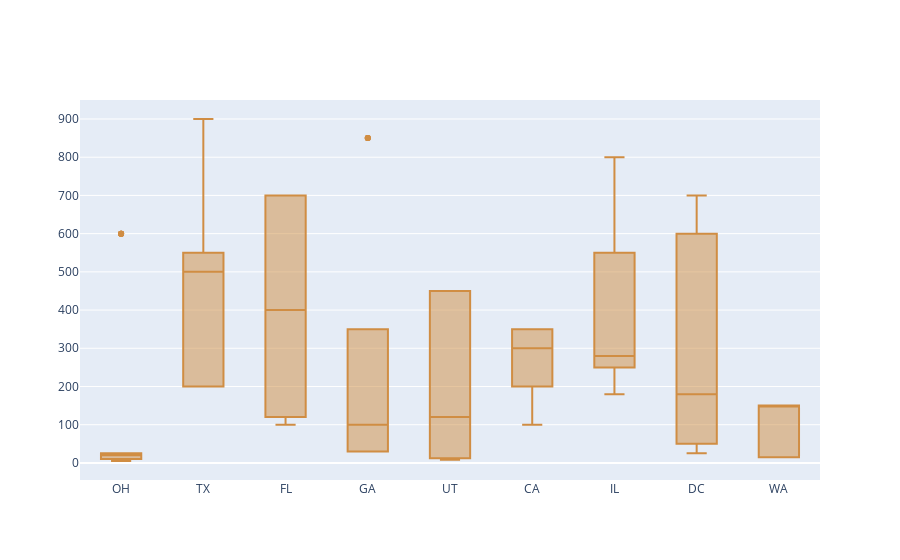

The code cell stored with this chart in its notebook:
### Code cell
x=df.State
y=df.Sales
fig=go.Figure(data=go.Box(x=x,y=y,marker=dict(color='#d08d43')))
fig.show()

### Figure 1 — Plotly figure (JSON) as saved in the notebook; plotly's stock layout.template omitted (floating-point values rounded to 4 significant figures; data arrays with more than 128 entries replaced by an {"elided": "..."} marker saying what was removed)
{"data": [{"marker": {"color": "#d08d43"}, "type": "box", "x": {"elided": "216 str values"}, "y": {"elided": "216 int values"}}], "layout": {}}
